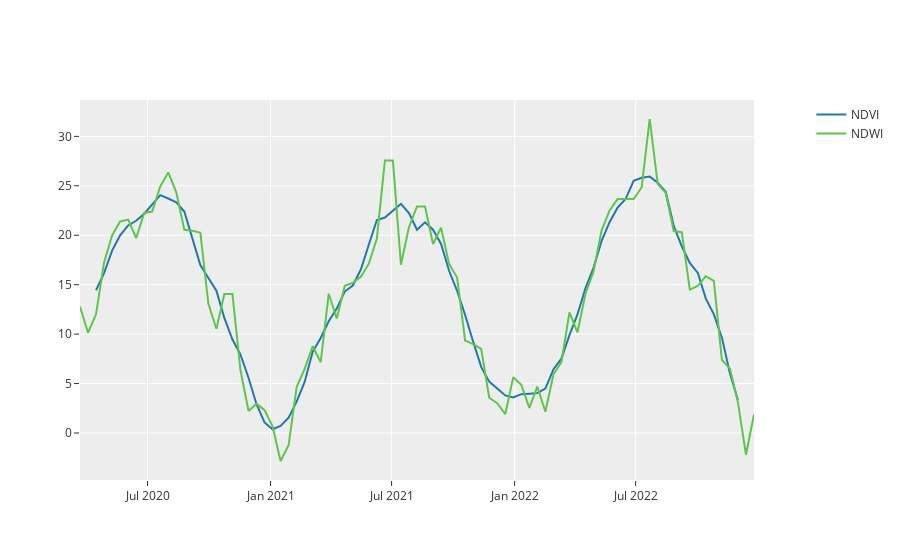

Here is the notebook cell this chart was saved with:
### Code cell
df['TMA'] = df['tmean'].rolling(window=5,center=True).mean()
fig = make_subplots(specs=[[{"secondary_y": True}]])
fig.add_trace(go.Scatter(
        name='NDVI',
        x=df['date'],
        y=df['TMA'],
        mode='lines',
        line=dict(color='rgb(31, 119, 180)'),
    ))
fig.add_trace(go.Scatter(
        name='NDWI',
        x=df['date'],
        y=df['tmean'],
        mode='lines',
        line=dict(color='rgb(90, 200, 70)'),
    ))
fig.update_layout(
    template='ggplot2')
